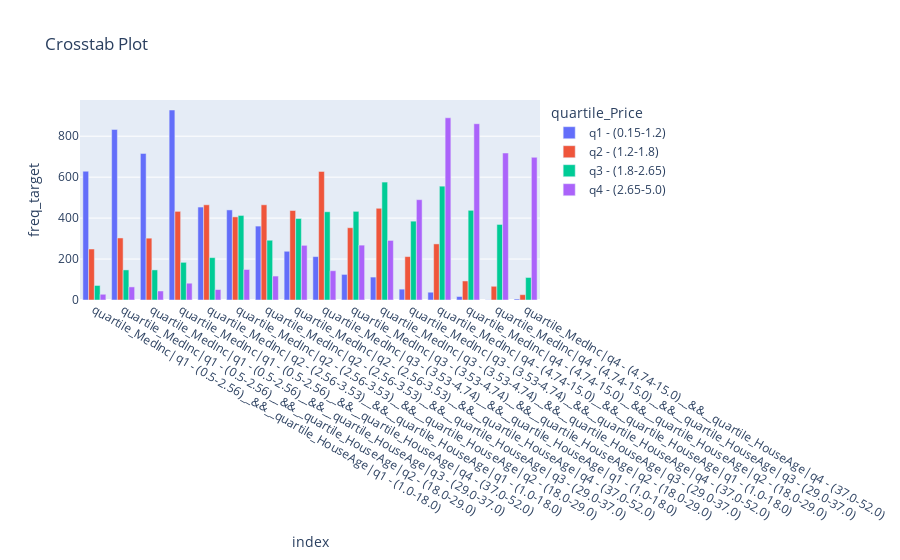

Notebook source saved alongside this figure:
### Code cell
#### plot plotly

# reset index  to plot
df_plotly = ct_freq_target_2features_reset_index.reset_index()

# convert table into a format to plotly express
df_plotly = pd.melt(df_plotly, id_vars='index', value_name='freq_target')

# create a plotly barplot
fig = px.bar(df_plotly, 
             x='index', 
             y='freq_target',
             color = 'quartile_Price',
             title='Crosstab Plot',
             barmode='group' # Especifica que no quieres barras apiladas
            )

# show
fig.show()

# save
fig.write_html("output_eda/5_categorical_analysis/barplot_freq_target_2_feature.html")

### Figure 1 — Plotly figure (JSON) as saved in the notebook; plotly's stock layout.template omitted (floating-point values rounded to 4 significant figures)
{"data": [{"alignmentgroup": "True", "hovertemplate": "quartile_Price=q1 - (0.15-1.2)<br>index=%{x}<br>freq_target=%{y}<extra></extra>", "legendgroup": "q1 - (0.15-1.2)", "marker": {"color": "#636efa", "pattern": {"shape": ""}}, "name": "q1 - (0.15-1.2)", "offsetgroup": "q1 - (0.15-1.2)", "orientation": "v", "showlegend": true, "textposition": "auto", "type": "bar", "x": ["quartile_MedInc|q1 - (0.5-2.56)__&&__quartile_HouseAge|q1 - (1.0-18.0)", "quartile_MedInc|q1 - (0.5-2.56)__&&__quartile_HouseAge|q2 - (18.0-29.0)", "quartile_MedInc|q1 - (0.5-2.56)__&&__quartile_HouseAge|q3 - (29.0-37.0)", "quartile_MedInc|q1 - (0.5-2.56)__&&__quartile_HouseAge|q4 - (37.0-52.0)", "quartile_MedInc|q2 - (2.56-3.53)__&&__quartile_HouseAge|q1 - (1.0-18.0)", "quartile_MedInc|q2 - (2.56-3.53)__&&__quartile_HouseAge|q2 - (18.0-29.0)", "quartile_MedInc|q2 - (2.56-3.53)__&&__quartile_HouseAge|q3 - (29.0-37.0)", "quartile_MedInc|q2 - (2.56-3.53)__&&__quartile_HouseAge|q4 - (37.0-52.0)", "quartile_MedInc|q3 - (3.53-4.74)__&&__quartile_HouseAge|q1 - (1.0-18.0)", "quartile_MedInc|q3 - (3.53-4.74)__&&__quartile_HouseAge|q2 - (18.0-29.0)", "quartile_MedInc|q3 - (3.53-4.74)__&&__quartile_HouseAge|q3 - (29.0-37.0)", "quartile_MedInc|q3 - (3.53-4.74)__&&__quartile_HouseAge|q4 - (37.0-52.0)", "quartile_MedInc|q4 - (4.74-15.0)__&&__quartile_HouseAge|q1 - (1.0-18.0)", "quartile_MedInc|q4 - (4.74-15.0)__&&__quartile_HouseAge|q2 - (18.0-29.0)", "quartile_MedInc|q4 - (4.74-15.0)__&&__quartile_HouseAge|q3 - (29.0-37.0)", "quartile_MedInc|q4 - (4.74-15.0)__&&__quartile_HouseAge|q4 - (37.0-52.0)"], "xaxis": "x", "y": [629, 833, 716, 928, 454, 440, 361, 238, 212, 125, 112, 53, 38, 17, 1, 5], "yaxis": "y"}, {"alignmentgroup": "True", "hovertemplate": "quartile_Price=q2 - (1.2-1.8)<br>index=%{x}<br>freq_target=%{y}<extra></extra>", "legendgroup": "q2 - (1.2-1.8)", "marker": {"color": "#EF553B", "pattern": {"shape": ""}}, "name": "q2 - (1.2-1.8)", "offsetgroup": "q2 - (1.2-1.8)", "orientation": "v", "showlegend": true, "textposition": "auto", "type": "bar", "x": ["quartile_MedInc|q1 - (0.5-2.56)__&&__quartile_HouseAge|q1 - (1.0-18.0)", "quartile_MedInc|q1 - (0.5-2.56)__&&__quartile_HouseAge|q2 - (18.0-29.0)", "quartile_MedInc|q1 - (0.5-2.56)__&&__quartile_HouseAge|q3 - (29.0-37.0)", "quartile_MedInc|q1 - (0.5-2.56)__&&__quartile_HouseAge|q4 - (37.0-52.0)", "quartile_MedInc|q2 - (2.56-3.53)__&&__quartile_HouseAge|q1 - (1.0-18.0)", "quartile_MedInc|q2 - (2.56-3.53)__&&__quartile_HouseAge|q2 - (18.0-29.0)", "quartile_MedInc|q2 - (2.56-3.53)__&&__quartile_HouseAge|q3 - (29.0-37.0)", "quartile_MedInc|q2 - (2.56-3.53)__&&__quartile_HouseAge|q4 - (37.0-52.0)", "quartile_MedInc|q3 - (3.53-4.74)__&&__quartile_HouseAge|q1 - (1.0-18.0)", "quartile_MedInc|q3 - (3.53-4.74)__&&__quartile_HouseAge|q2 - (18.0-29.0)", "quartile_MedInc|q3 - (3.53-4.74)__&&__quartile_HouseAge|q3 - (29.0-37.0)", "quartile_MedInc|q3 - (3.53-4.74)__&&__quartile_HouseAge|q4 - (37.0-52.0)", "quartile_MedInc|q4 - (4.74-15.0)__&&__quartile_HouseAge|q1 - (1.0-18.0)", "quartile_MedInc|q4 - (4.74-15.0)__&&__quartile_HouseAge|q2 - (18.0-29.0)", "quartile_MedInc|q4 - (4.74-15.0)__&&__quartile_HouseAge|q3 - (29.0-37.0)", "quartile_MedInc|q4 - (4.74-15.0)__&&__quartile_HouseAge|q4 - (37.0-52.0)"], "xaxis": "x", "y": [249, 303, 302, 433, 465, 406, 465, 437, 628, 353, 448, 212, 274, 93, 67, 26], "yaxis": "y"}, {"alignmentgroup": "True", "hovertemplate": "quartile_Price=q3 - (1.8-2.65)<br>index=%{x}<br>freq_target=%{y}<extra></extra>", "legendgroup": "q3 - (1.8-2.65)", "marker": {"color": "#00cc96", "pattern": {"shape": ""}}, "name": "q3 - (1.8-2.65)", "offsetgroup": "q3 - (1.8-2.65)", "orientation": "v", "showlegend": true, "textposition": "auto", "type": "bar", "x": ["quartile_MedInc|q1 - (0.5-2.56)__&&__quartile_HouseAge|q1 - (1.0-18.0)", "quartile_MedInc|q1 - (0.5-2.56)__&&__quartile_HouseAge|q2 - (18.0-29.0)", "quartile_MedInc|q1 - (0.5-2.56)__&&__quartile_HouseAge|q3 - (29.0-37.0)", "quartile_MedInc|q1 - (0.5-2.56)__&&__quartile_HouseAge|q4 - (37.0-52.0)", "quartile_MedInc|q2 - (2.56-3.53)__&&__quartile_HouseAge|q1 - (1.0-18.0)", "quartile_MedInc|q2 - (2.56-3.53)__&&__quartile_HouseAge|q2 - (18.0-29.0)", "quartile_MedInc|q2 - (2.56-3.53)__&&__quartile_HouseAge|q3 - (29.0-37.0)", "quartile_MedInc|q2 - (2.56-3.53)__&&__quartile_HouseAge|q4 - (37.0-52.0)", "quartile_MedInc|q3 - (3.53-4.74)__&&__quartile_HouseAge|q1 - (1.0-18.0)", "quartile_MedInc|q3 - (3.53-4.74)__&&__quartile_HouseAge|q2 - (18.0-29.0)", "quartile_MedInc|q3 - (3.53-4.74)__&&__quartile_HouseAge|q3 - (29.0-37.0)", "quartile_MedInc|q3 - (3.53-4.74)__&&__quartile_HouseAge|q4 - (37.0-52.0)", "quartile_MedInc|q4 - (4.74-15.0)__&&__quartile_HouseAge|q1 - (1.0-18.0)", "quartile_MedInc|q4 - (4.74-15.0)__&&__quartile_HouseAge|q2 - (18.0-29.0)", "quartile_MedInc|q4 - (4.74-15.0)__&&__quartile_HouseAge|q3 - (29.0-37.0)", "quartile_MedInc|q4 - (4.74-15.0)__&&__quartile_HouseAge|q4 - (37.0-52.0)"], "xaxis": "x", "y": [71, 147, 147, 184, 207, 413, 292, 398, 431, 433, 576, 385, 556, 438, 369, 110], "yaxis": "y"}, {"alignmentgroup": "True", "hovertemplate": "quartile_Price=q4 - (2.65-5.0)<br>index=%{x}<br>freq_target=%{y}<extra></extra>", "legendgroup": "q4 - (2.65-5.0)", "marker": {"color": "#ab63fa", "pattern": {"shape": ""}}, "name": "q4 - (2.65-5.0)", "offsetgroup": "q4 - (2.65-5.0)", "orientation": "v", "showlegend": true, "textposition": "auto", "type": "bar", "x": ["quartile_MedInc|q1 - (0.5-2.56)__&&__quartile_HouseAge|q1 - (1.0-18.0)", "quartile_MedInc|q1 - (0.5-2.56)__&&__quartile_HouseAge|q2 - (18.0-29.0)", "quartile_MedInc|q1 - (0.5-2.56)__&&__quartile_HouseAge|q3 - (29.0-37.0)", "quartile_MedInc|q1 - (0.5-2.56)__&&__quartile_HouseAge|q4 - (37.0-52.0)", "quartile_MedInc|q2 - (2.56-3.53)__&&__quartile_HouseAge|q1 - (1.0-18.0)", "quartile_MedInc|q2 - (2.56-3.53)__&&__quartile_HouseAge|q2 - (18.0-29.0)", "quartile_MedInc|q2 - (2.56-3.53)__&&__quartile_HouseAge|q3 - (29.0-37.0)", "quartile_MedInc|q2 - (2.56-3.53)__&&__quartile_HouseAge|q4 - (37.0-52.0)", "quartile_MedInc|q3 - (3.53-4.74)__&&__quartile_HouseAge|q1 - (1.0-18.0)", "quartile_MedInc|q3 - (3.53-4.74)__&&__quartile_HouseAge|q2 - (18.0-29.0)", "quartile_MedInc|q3 - (3.53-4.74)__&&__quartile_HouseAge|q3 - (29.0-37.0)", "quartile_MedInc|q3 - (3.53-4.74)__&&__quartile_HouseAge|q4 - (37.0-52.0)", "quartile_MedInc|q4 - (4.74-15.0)__&&__quartile_HouseAge|q1 - (1.0-18.0)", "quartile_MedInc|q4 - (4.74-15.0)__&&__quartile_HouseAge|q2 - (18.0-29.0)", "quartile_MedInc|q4 - (4.74-15.0)__&&__quartile_HouseAge|q3 - (29.0-37.0)", "quartile_MedInc|q4 - (4.74-15.0)__&&__quartile_HouseAge|q4 - (37.0-52.0)"], "xaxis": "x", "y": [28, 64, 44, 82, 51, 149, 117, 267, 143, 268, 291, 490, 890, 861, 718, 697], "yaxis": "y"}], "layout": {"autosize": true, "barmode": "group", "legend": {"title": {"text": "quartile_Price"}, "tracegroupgap": 0}, "title": {"text": "Crosstab Plot"}, "xaxis": {"anchor": "y", "autorange": true, "domain": [0, 1], "range": [-0.5, 15.5], "title": {"text": "index"}, "type": "category"}, "yaxis": {"anchor": "x", "autorange": true, "domain": [0, 1], "range": [0, 976.8], "title": {"text": "freq_target"}, "type": "linear"}}}
